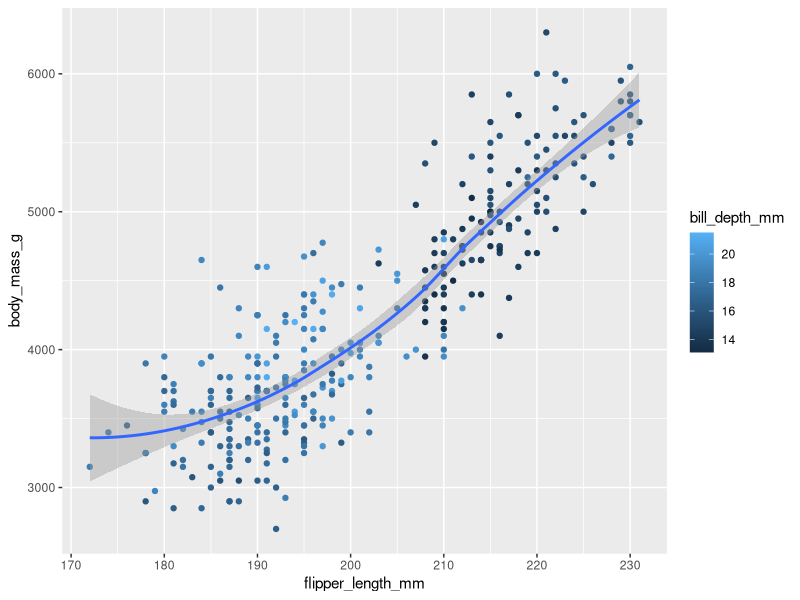
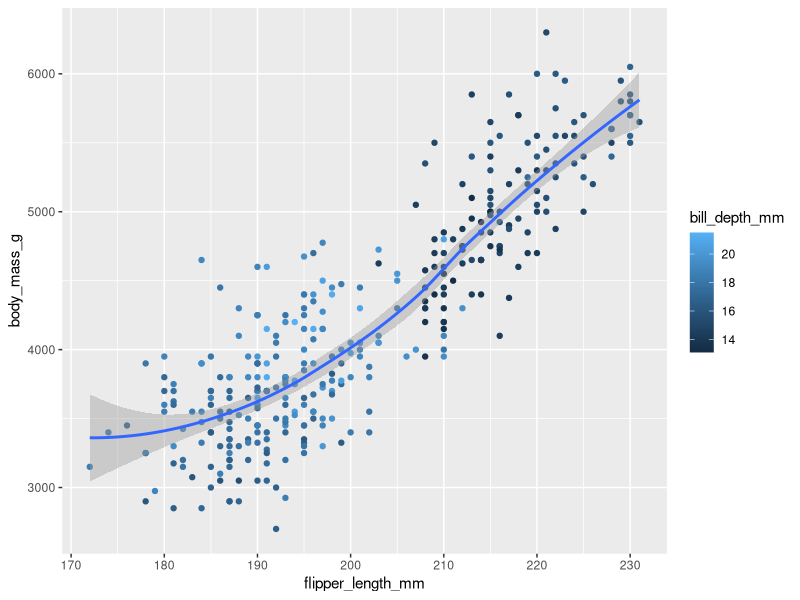

Here is the R script that generated these plots, in order:
# required commands

install.packages("tidyverse")

library(tidyverse)
library(palmerpenguins)
library(ggthemes)

# take a look at the data set

str(penguins)

# 1.2.5 exercise 8: recreate the visualization

ggplot(
  penguins,
  aes(x = flipper_length_mm, y = body_mass_g)
) +
  geom_point(aes(color = bill_depth_mm)) +
  geom_smooth()

# or

penguins |>
ggplot(aes(x = flipper_length_mm, y = body_mass_g)) + 
geom_point(aes(color = bill_depth_mm)) +
geom_smooth()
